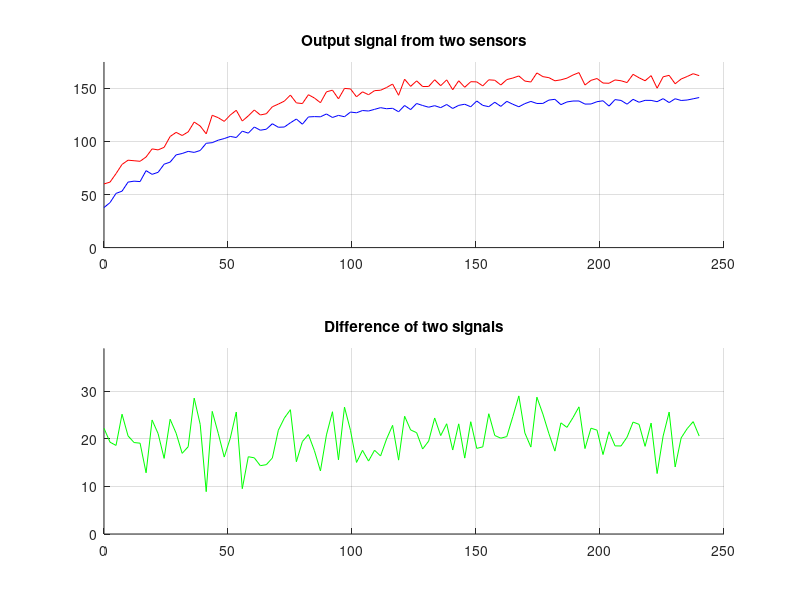

This figure's MATLAB source:
function prac6()
clear;
clc;

n = 100;
systematic1 = 60;
systematic2 = 40;
dispersion1 = 4;
dispersion2 = 2;
[P1, P2] = generate_sensor_data(n, systematic1, dispersion1, systematic2, dispersion2);
P_Dif = P1 - P2;

t = linspace(0, 240, n)';

subplot(2, 1, 1);
hold on;
ylim([0 max(P1) + 10]);
grid on;
plot(t, P1, 'r-', t, P2, 'b-');
hold off;
title('Output signal from two sensors');
subplot(2, 1, 2);
hold on;
ylim([0 max(P_Dif) + 10]);
grid on;
plot(t, P_Dif, 'g-', 'Displayname', 'Dif');
hold off;
title('Difference of two signals');

DP1 = dispersion1;
DP2 = dispersion2;
E_e_t = systematic1 - systematic2;
D_e_t = dispersion1 - dispersion2;

end

function [P1, P2] = generate_sensor_data(n, systematic1, dispersion1, systematic2, dispersion2)

t = linspace(0, 240, n)';
P_Factual_t = 100 * (1 - (exp(1).^((-1) * t./50)));
E1 = 0;
E2 = 0;
random1 = randn(n, 1) * dispersion1 + E1;
random2 = randn(n, 1) * dispersion2 + E2;
P1 = P_Factual_t + systematic1 + random1;
P2 = P_Factual_t + systematic2 + random2;

EP1 = P_Factual_t + systematic1;
EP2 = P_Factual_t + systematic2;

end